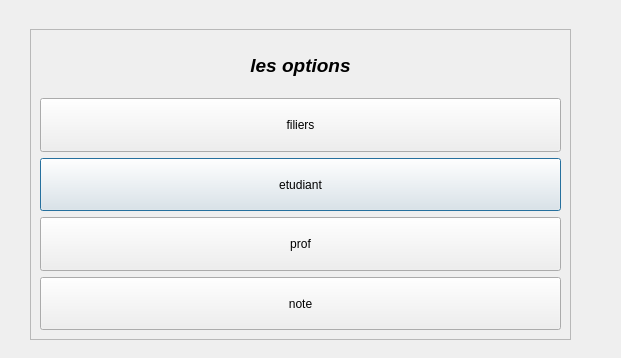
<?xml version="1.0" encoding="UTF-8"?>
<ui version="4.0">
 <class>options</class>
 <widget class="QDialog" name="options">
  <property name="geometry">
   <rect>
    <x>0</x>
    <y>0</y>
    <width>621</width>
    <height>358</height>
   </rect>
  </property>
  <property name="windowTitle">
   <string>Les options</string>
  </property>
  <widget class="QFrame" name="frame">
   <property name="geometry">
    <rect>
     <x>30</x>
     <y>29</y>
     <width>541</width>
     <height>311</height>
    </rect>
   </property>
   <property name="maximumSize">
    <size>
     <width>541</width>
     <height>16777215</height>
    </size>
   </property>
   <property name="frameShape">
    <enum>QFrame::StyledPanel</enum>
   </property>
   <property name="frameShadow">
    <enum>QFrame::Raised</enum>
   </property>
   <layout class="QVBoxLayout" name="verticalLayout">
    <item>
     <widget class="QLabel" name="label">
      <property name="text">
       <string>&lt;html&gt;&lt;head/&gt;&lt;body&gt;&lt;p align=&quot;center&quot;&gt;&lt;span style=&quot; font-size:14pt; font-weight:700; font-style:italic;&quot;&gt;les options&lt;/span&gt;&lt;/p&gt;&lt;/body&gt;&lt;/html&gt;</string>
      </property>
     </widget>
    </item>
    <item>
     <widget class="QPushButton" name="filiers">
      <property name="sizePolicy">
       <sizepolicy hsizetype="Minimum" vsizetype="Preferred">
        <horstretch>0</horstretch>
        <verstretch>0</verstretch>
       </sizepolicy>
      </property>
      <property name="text">
       <string>filiers</string>
      </property>
      <property name="autoDefault">
       <bool>false</bool>
      </property>
     </widget>
    </item>
    <item>
     <widget class="QPushButton" name="etudiant">
      <property name="sizePolicy">
       <sizepolicy hsizetype="Minimum" vsizetype="Preferred">
        <horstretch>0</horstretch>
        <verstretch>0</verstretch>
       </sizepolicy>
      </property>
      <property name="text">
       <string>etudiant</string>
      </property>
     </widget>
    </item>
    <item>
     <widget class="QPushButton" name="prof">
      <property name="sizePolicy">
       <sizepolicy hsizetype="Minimum" vsizetype="Preferred">
        <horstretch>0</horstretch>
        <verstretch>0</verstretch>
       </sizepolicy>
      </property>
      <property name="text">
       <string>prof</string>
      </property>
     </widget>
    </item>
    <item>
     <widget class="QPushButton" name="note">
      <property name="sizePolicy">
       <sizepolicy hsizetype="Minimum" vsizetype="Preferred">
        <horstretch>0</horstretch>
        <verstretch>0</verstretch>
       </sizepolicy>
      </property>
      <property name="text">
       <string>note</string>
      </property>
     </widget>
    </item>
   </layout>
  </widget>
 </widget>
 <resources/>
 <connections/>
</ui>
